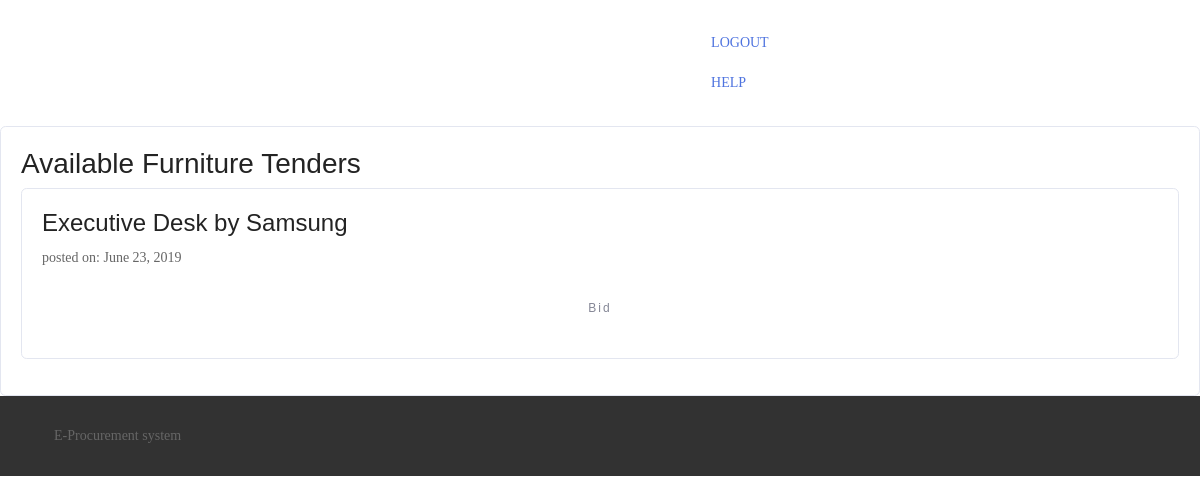
The app's page /create/bidf/ (signed in) with its own data.
### create_tender/models.py (models this page shows)
class FurnitureTender(models.Model):
    user = models.ForeignKey("auth.User", on_delete=models.CASCADE)
    Product = models.CharField(max_length=100)
    Dimensions = models.CharField(max_length=80)
    Material = models.CharField(max_length=80)
    Color = models.CharField(max_length=80)
    Quantity = models.PositiveIntegerField()
    tender_award = models.CharField(max_length=10, default="No")
    is_active = models.CharField(max_length=10, default='Yes')
    date_created = models.DateField(auto_now=True)
    def __str__(self):
        return f"{self.Product} by {self.user.profile.company_name}"
    class Meta:
        ordering = ['-date_created']

### core/models.py (models this page shows, shortened)
class Profile(models.Model):
    user = models.OneToOneField(User, on_delete=models.CASCADE)
    account_type = models.CharField(max_length=500, blank=False)
    company_name = models.CharField(max_length=30, blank=False)
    creationDate = models.DateField(auto_now=True)

### create_bids/views.py (the view)
@login_required
def tender_list_f(request):
    context = {
        'furnTender': FurnitureTender.objects.exclude(is_active__exact='Yes')
    }
    return render(request, 'create_bids/Tenderlistf.html', context)

### templates/create_bids/Tenderlistf.html (shortened to what this page needs)
{% extends 'create_tender/base.html' %}
{% block link %}
    "{% url 'bidderHome' %}"
{% endblock %}
{% block body %}
    <div class="page-wrapper bg-blue p-t-100 p-b-100 font-robo">
        <div class="wrapper wrapper--w680">
            <div class="card card-1">
                <div class="card-body">
                    <h3 class="title">Available Furniture Tenders</h3>
                    <ul>
                        {% for tender in furnTender %}
                            <div class="card card-1 card-body">
                                <h4>{{ tender }}</h4>
                                <p>posted on:
                                    {{ tender.date_created }}</p>
                                <a href="{% url 'furnBid' tender.id %}"
                                   class="btn btn--radius btn--green">Bid</a>
                            </div>
                        {% empty %}
                            <li>No Tenders Available</li>
                        {% endfor %}
                    </ul>
                </div>
            </div>
        </div>
    </div>
{% endblock %}

### static/login/css/main.css (style rules this page uses)
* { margin: 0px; padding: 0px; box-sizing: border-box; }
body, html { height: 100%; font-family: Poppins-Regular, sans-serif; }
a { font-family: Poppins-Regular; font-size: 14px; line-height: 1.7; color: #666666; margin: 0px; transition: all 0.4s; -webkit-transition: all 0.4s; -o-transition: all 0.4s; -moz-transition: all 0.4s; }
h1,h2,h3,h4,h5,h6 { margin: 0px; }
p { font-family: Poppins-Regular; font-size: 14px; line-height: 1.7; color: #666666; margin: 0px; }
ul, li { margin: 0px; list-style-type: none; }

### static/home/assets/theme/css/style.css (style rules this page uses)
.btn { margin-bottom: 0.5rem; }
.btn { font-family: 'Montserrat', sans-serif; font-weight: 500; letter-spacing: 2px; padding: 0.75rem 2.1875rem; font-size: 0.75rem; line-height: 1.5; border-radius: 3px; -webkit-transition: all .3s ease-in-out; -moz-transition: all .3s ease-in-out; transition: all .3s ease-in-out; }
body { font-family: 'Raleway', sans-serif; color: #232323; }
h1, h2, h3, h4, h5, h6, .h1, .h2, .h3, .h4, .h5, .h6, .display-1, .display-2, .display-3, .display-4 { font-family: 'Montserrat', sans-serif; word-break: break-word; word-wrap: break-word; }

### records on screen
FurnitureTender: Product+user "Executive Desk by Samsung", date_created "June 23, 2019"
